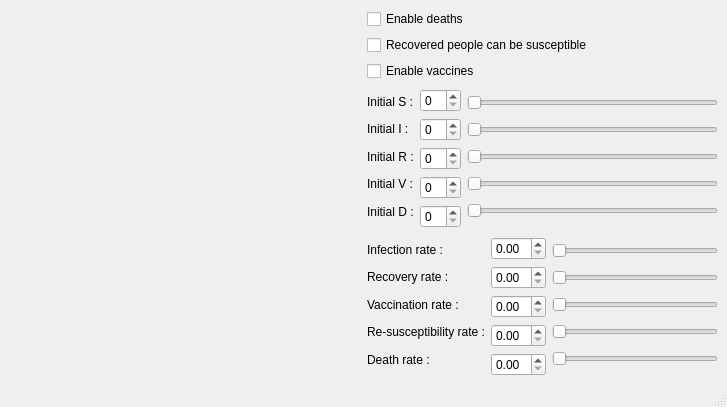
<?xml version="1.0" encoding="UTF-8"?>
<ui version="4.0">
 <class>MainWindow</class>
 <widget class="QMainWindow" name="MainWindow">
  <property name="geometry">
   <rect>
    <x>0</x>
    <y>0</y>
    <width>727</width>
    <height>407</height>
   </rect>
  </property>
  <property name="windowTitle">
   <string>MainWindow</string>
  </property>
  <widget class="QWidget" name="centralwidget">
   <layout class="QGridLayout" name="gridLayout">
    <item row="0" column="0">
     <layout class="QHBoxLayout" name="horizontalLayout_2">
      <item>
       <widget class="render_area" name="render_area" native="true">
        <property name="sizePolicy">
         <sizepolicy hsizetype="Expanding" vsizetype="Preferred">
          <horstretch>0</horstretch>
          <verstretch>0</verstretch>
         </sizepolicy>
        </property>
       </widget>
      </item>
      <item>
       <layout class="QVBoxLayout" name="verticalLayout_8">
        <item>
         <layout class="QVBoxLayout" name="verticalLayout_3">
          <item>
           <widget class="QCheckBox" name="checkBox_d">
            <property name="text">
             <string>Enable deaths</string>
            </property>
           </widget>
          </item>
          <item>
           <widget class="QCheckBox" name="checkBox_r_s">
            <property name="text">
             <string>Recovered people can be susceptible</string>
            </property>
           </widget>
          </item>
          <item>
           <widget class="QCheckBox" name="checkBox_v">
            <property name="text">
             <string>Enable vaccines</string>
            </property>
           </widget>
          </item>
         </layout>
        </item>
        <item>
         <spacer name="verticalSpacer">
          <property name="orientation">
           <enum>Qt::Vertical</enum>
          </property>
          <property name="sizeHint" stdset="0">
           <size>
            <width>20</width>
            <height>40</height>
           </size>
          </property>
         </spacer>
        </item>
        <item>
         <layout class="QHBoxLayout" name="horizontalLayout">
          <item>
           <layout class="QVBoxLayout" name="verticalLayout">
            <property name="topMargin">
             <number>2</number>
            </property>
            <property name="bottomMargin">
             <number>6</number>
            </property>
            <item>
             <widget class="QLabel" name="label_s">
              <property name="text">
               <string>Initial S :</string>
              </property>
             </widget>
            </item>
            <item>
             <widget class="QLabel" name="label_i">
              <property name="text">
               <string>Initial I :</string>
              </property>
             </widget>
            </item>
            <item>
             <widget class="QLabel" name="label_r">
              <property name="text">
               <string>Initial R :</string>
              </property>
             </widget>
            </item>
            <item>
             <widget class="QLabel" name="label_v">
              <property name="text">
               <string>Initial V :</string>
              </property>
             </widget>
            </item>
            <item>
             <widget class="QLabel" name="label_d">
              <property name="text">
               <string>Initial D :</string>
              </property>
             </widget>
            </item>
           </layout>
          </item>
          <item>
           <layout class="QVBoxLayout" name="verticalLayout_6">
            <item>
             <widget class="QSpinBox" name="spinBox_s"/>
            </item>
            <item>
             <widget class="QSpinBox" name="spinBox_i"/>
            </item>
            <item>
             <widget class="QSpinBox" name="spinBox_r"/>
            </item>
            <item>
             <widget class="QSpinBox" name="spinBox_v"/>
            </item>
            <item>
             <widget class="QSpinBox" name="spinBox_d"/>
            </item>
           </layout>
          </item>
          <item>
           <layout class="QVBoxLayout" name="verticalLayout_7">
            <item>
             <widget class="QSlider" name="horizontalSlider_s">
              <property name="orientation">
               <enum>Qt::Horizontal</enum>
              </property>
             </widget>
            </item>
            <item>
             <widget class="QSlider" name="horizontalSlider_i">
              <property name="orientation">
               <enum>Qt::Horizontal</enum>
              </property>
             </widget>
            </item>
            <item>
             <widget class="QSlider" name="horizontalSlider_r">
              <property name="orientation">
               <enum>Qt::Horizontal</enum>
              </property>
             </widget>
            </item>
            <item>
             <widget class="QSlider" name="horizontalSlider_v">
              <property name="orientation">
               <enum>Qt::Horizontal</enum>
              </property>
             </widget>
            </item>
            <item>
             <widget class="QSlider" name="horizontalSlider_d">
              <property name="orientation">
               <enum>Qt::Horizontal</enum>
              </property>
             </widget>
            </item>
           </layout>
          </item>
         </layout>
        </item>
        <item>
         <spacer name="verticalSpacer_2">
          <property name="orientation">
           <enum>Qt::Vertical</enum>
          </property>
          <property name="sizeHint" stdset="0">
           <size>
            <width>20</width>
            <height>40</height>
           </size>
          </property>
         </spacer>
        </item>
        <item>
         <layout class="QHBoxLayout" name="horizontalLayout_4">
          <item>
           <layout class="QVBoxLayout" name="verticalLayout_2">
            <property name="topMargin">
             <number>2</number>
            </property>
            <property name="bottomMargin">
             <number>6</number>
            </property>
            <item>
             <widget class="QLabel" name="label_i_rate">
              <property name="text">
               <string>Infection rate :</string>
              </property>
             </widget>
            </item>
            <item>
             <widget class="QLabel" name="label_r_rate">
              <property name="text">
               <string>Recovery rate :</string>
              </property>
             </widget>
            </item>
            <item>
             <widget class="QLabel" name="label_v_rate">
              <property name="text">
               <string>Vaccination rate :</string>
              </property>
             </widget>
            </item>
            <item>
             <widget class="QLabel" name="label_r_s_rate">
              <property name="text">
               <string>Re-susceptibility rate :</string>
              </property>
             </widget>
            </item>
            <item>
             <widget class="QLabel" name="label_d_rate">
              <property name="text">
               <string>Death rate :</string>
              </property>
             </widget>
            </item>
           </layout>
          </item>
          <item>
           <layout class="QVBoxLayout" name="verticalLayout_4">
            <item>
             <widget class="QDoubleSpinBox" name="doubleSpinBox_i_rate">
              <property name="minimumSize">
               <size>
                <width>55</width>
                <height>0</height>
               </size>
              </property>
              <property name="maximumSize">
               <size>
                <width>55</width>
                <height>16777215</height>
               </size>
              </property>
             </widget>
            </item>
            <item>
             <widget class="QDoubleSpinBox" name="doubleSpinBox_r_rate">
              <property name="minimumSize">
               <size>
                <width>55</width>
                <height>0</height>
               </size>
              </property>
              <property name="maximumSize">
               <size>
                <width>55</width>
                <height>16777215</height>
               </size>
              </property>
             </widget>
            </item>
            <item>
             <widget class="QDoubleSpinBox" name="doubleSpinBox_v_rate">
              <property name="minimumSize">
               <size>
                <width>55</width>
                <height>0</height>
               </size>
              </property>
              <property name="maximumSize">
               <size>
                <width>55</width>
                <height>16777215</height>
               </size>
              </property>
             </widget>
            </item>
            <item>
             <widget class="QDoubleSpinBox" name="doubleSpinBox_r_s_rate">
              <property name="minimumSize">
               <size>
                <width>55</width>
                <height>0</height>
               </size>
              </property>
              <property name="maximumSize">
               <size>
                <width>55</width>
                <height>16777215</height>
               </size>
              </property>
             </widget>
            </item>
            <item>
             <widget class="QDoubleSpinBox" name="doubleSpinBox_d_rate">
              <property name="minimumSize">
               <size>
                <width>55</width>
                <height>0</height>
               </size>
              </property>
              <property name="maximumSize">
               <size>
                <width>55</width>
                <height>16777215</height>
               </size>
              </property>
             </widget>
            </item>
           </layout>
          </item>
          <item>
           <layout class="QVBoxLayout" name="verticalLayout_5">
            <item>
             <widget class="QSlider" name="horizontalSlider_i_rate">
              <property name="sizePolicy">
               <sizepolicy hsizetype="Expanding" vsizetype="Fixed">
                <horstretch>0</horstretch>
                <verstretch>0</verstretch>
               </sizepolicy>
              </property>
              <property name="orientation">
               <enum>Qt::Horizontal</enum>
              </property>
             </widget>
            </item>
            <item>
             <widget class="QSlider" name="horizontalSlider_r_rate">
              <property name="sizePolicy">
               <sizepolicy hsizetype="Expanding" vsizetype="Fixed">
                <horstretch>0</horstretch>
                <verstretch>0</verstretch>
               </sizepolicy>
              </property>
              <property name="orientation">
               <enum>Qt::Horizontal</enum>
              </property>
             </widget>
            </item>
            <item>
             <widget class="QSlider" name="horizontalSlider_v_rate">
              <property name="sizePolicy">
               <sizepolicy hsizetype="Expanding" vsizetype="Fixed">
                <horstretch>0</horstretch>
                <verstretch>0</verstretch>
               </sizepolicy>
              </property>
              <property name="orientation">
               <enum>Qt::Horizontal</enum>
              </property>
             </widget>
            </item>
            <item>
             <widget class="QSlider" name="horizontalSlider_r_s_rate">
              <property name="sizePolicy">
               <sizepolicy hsizetype="Expanding" vsizetype="Fixed">
                <horstretch>0</horstretch>
                <verstretch>0</verstretch>
               </sizepolicy>
              </property>
              <property name="orientation">
               <enum>Qt::Horizontal</enum>
              </property>
             </widget>
            </item>
            <item>
             <widget class="QSlider" name="horizontalSlider_d_rate">
              <property name="sizePolicy">
               <sizepolicy hsizetype="Expanding" vsizetype="Fixed">
                <horstretch>0</horstretch>
                <verstretch>0</verstretch>
               </sizepolicy>
              </property>
              <property name="minimumSize">
               <size>
                <width>0</width>
                <height>0</height>
               </size>
              </property>
              <property name="orientation">
               <enum>Qt::Horizontal</enum>
              </property>
             </widget>
            </item>
           </layout>
          </item>
         </layout>
        </item>
       </layout>
      </item>
     </layout>
    </item>
   </layout>
  </widget>
  <widget class="QStatusBar" name="statusbar"/>
  <action name="actionSIR">
   <property name="text">
    <string>SIR</string>
   </property>
  </action>
  <action name="actionSIRV">
   <property name="text">
    <string>SIRV</string>
   </property>
  </action>
  <action name="actionSIRVd">
   <property name="text">
    <string>SIRVD</string>
   </property>
  </action>
  <action name="actionSIRD">
   <property name="text">
    <string>SIRD</string>
   </property>
  </action>
 </widget>
 <customwidgets>
  <customwidget>
   <class>render_area</class>
   <extends>QWidget</extends>
   <header>render_area.h</header>
   <container>1</container>
  </customwidget>
 </customwidgets>
 <resources/>
 <connections/>
</ui>
